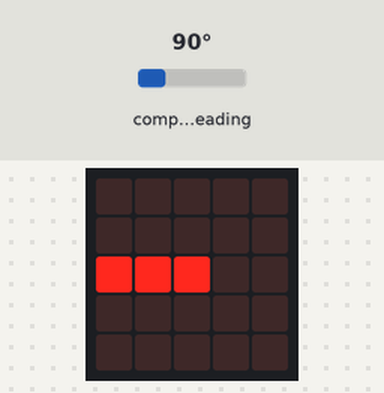
This program was run on a simulated BBC micro:bit running MicroPython. On the bench: the board's 5×5 LED display. The inputs (shaded band) are chosen by the test bench; at power-on: compass heading 90°. The compass is already calibrated.

Above: at 1.2 s.
1.3 s: compass heading set to 7°
At 2.0 s:
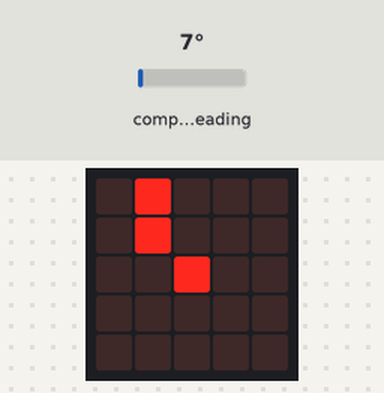
2.9 s: compass heading set to 180°
At 3.3 s:
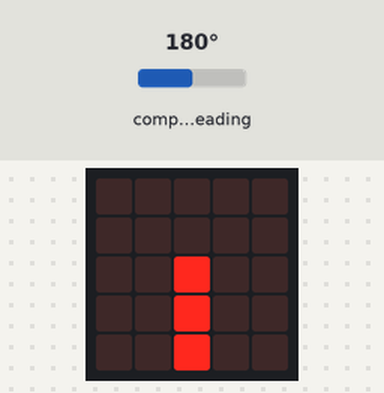
4.5 s: compass heading set to 269°
At 5.8 s:
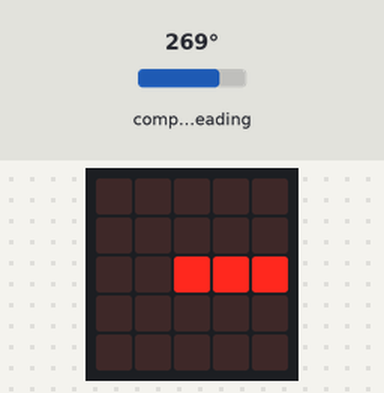
6.1 s: compass heading set to 352°
At 7.1 s:
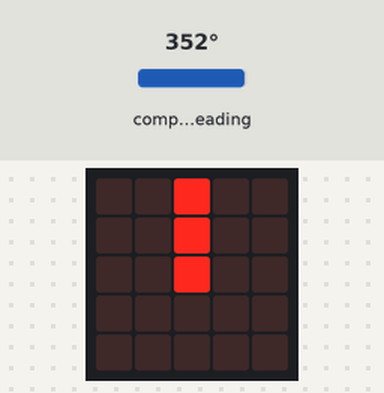
7.7 s: compass heading set to 90°
At 8.5 s:
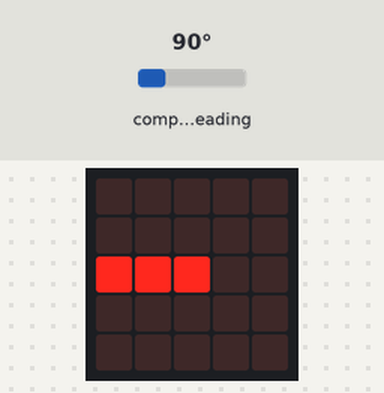
Timing chart, 0 to 10.3 s (numbered marks = the images above; inputs shaded):
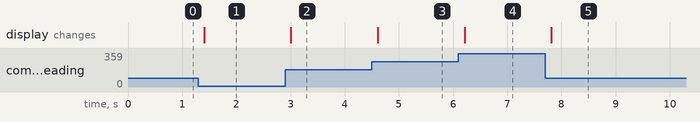

Measured:
- after the input at 1.3 s, the display: changes after 0.10 s (image 1)
- after the input at 2.9 s, the display: changes after 0.11 s (image 2)
- after the input at 4.5 s, the display: changes after 0.11 s (image 3)
- after the input at 6.1 s, the display: changes after 0.11 s (image 4)
- after the input at 7.7 s, the display: changes after 0.12 s (image 5)

The program:

simple_compass.py
```python
# Simple compass. Should always point north

from microbit import *

if not compass.is_calibrated():
    compass.calibrate()

while True:
    dir = ((360-compass.heading())/360)*12
    display.show(Image.ALL_CLOCKS[int(dir)])
    sleep(200)
```
